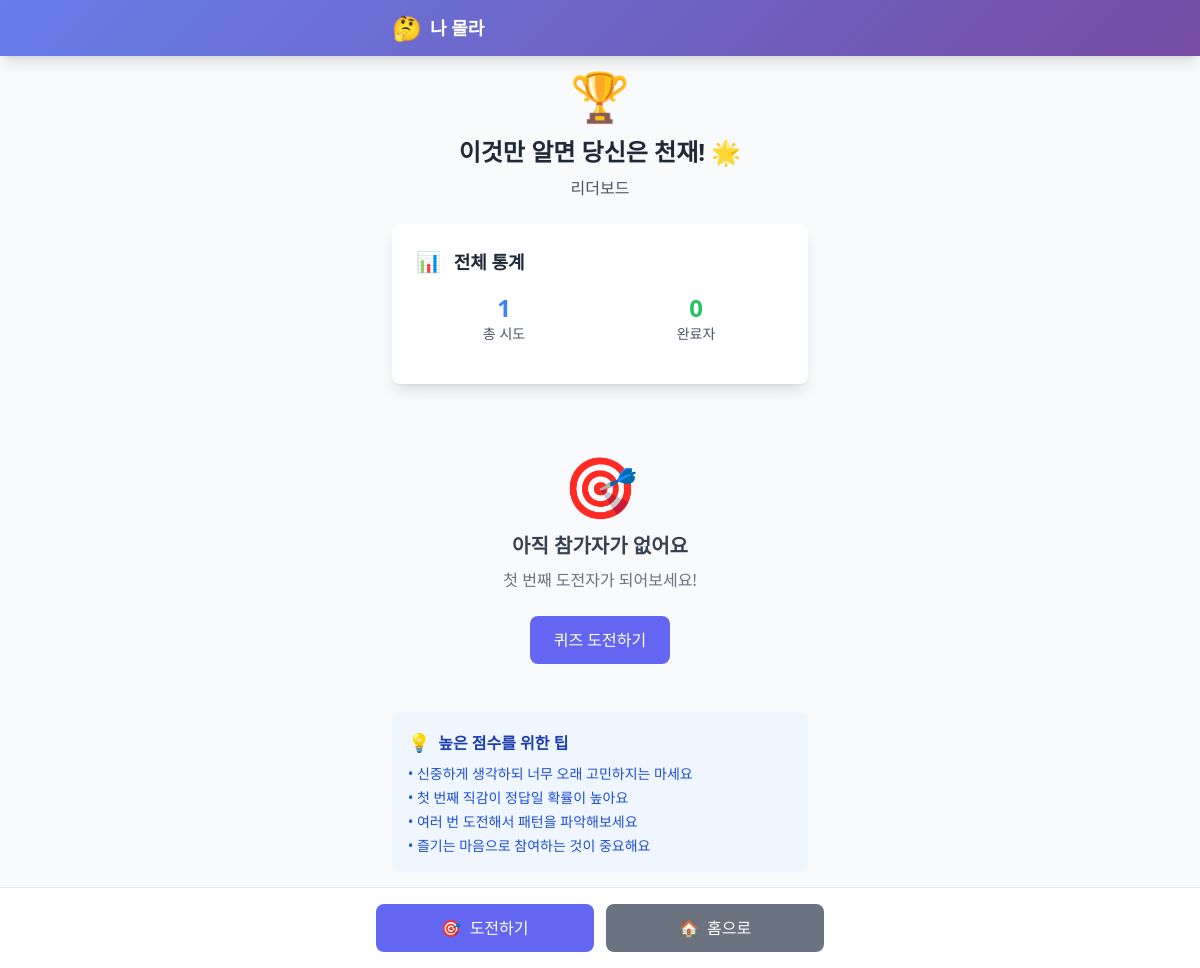
Screenshot of /quiz/3/leaderboard/ with the database file from the repository.
### quiz/models.py (models this page shows, shortened)
class Quiz(models.Model):
    title = models.CharField(max_length=200, verbose_name="퀴즈 제목")
    description = models.TextField(blank=True, verbose_name="설명")
    is_active = models.BooleanField(default=True, verbose_name="활성화")
    created_at = models.DateTimeField(auto_now_add=True)
    updated_at = models.DateTimeField(auto_now=True)
    class Meta:
        verbose_name = "퀴즈"
        verbose_name_plural = "퀴즈 목록"

class QuizStats(models.Model):
    quiz = models.OneToOneField(Quiz, on_delete=models.CASCADE, related_name='stats')
    total_attempts = models.IntegerField(default=0, verbose_name="총 시도 횟수")
    total_completions = models.IntegerField(default=0, verbose_name="총 완료 횟수")
    average_score = models.FloatField(default=0.0, verbose_name="평균 점수")
    highest_score = models.IntegerField(default=0, verbose_name="최고 점수")
    updated_at = models.DateTimeField(auto_now=True)
    class Meta:
        verbose_name = "퀴즈 통계"
        verbose_name_plural = "퀴즈 통계 목록"

### quiz/views.py (the view)
# urls.py: path('quiz/<int:quiz_id>/leaderboard/', views.leaderboard, name='leaderboard'),
def leaderboard(request, quiz_id):
    quiz = get_object_or_404(Quiz, id=quiz_id, is_active=True)
    top_sessions = UserSession.objects.filter(
        quiz=quiz,
        is_completed=True
    ).order_by('-score', 'completed_at')[:10]
    stats, created = QuizStats.objects.get_or_create(quiz=quiz)
    context = {
        'quiz': quiz,
        'top_sessions': top_sessions,
        'stats': stats,
    }
    return render(request, 'quiz/leaderboard.html', context)

### quiz/templates/quiz/leaderboard.html (shortened to what this page needs)
{% extends 'quiz/base.html' %}
{% block content %}
<div class="p-4">
    <div class="text-center mb-6 animate-fade-in">
        <div class="mb-4">
            <span class="text-5xl">🏆</span>
        </div>
        <h1 class="text-2xl font-bold text-gray-800 mb-2">{{ quiz.title }}</h1>
        <p class="text-gray-600">리더보드</p>
    </div>
    <div class="bg-white rounded-lg shadow-lg p-6 mb-6 animate-fade-in">
        <h2 class="text-lg font-semibold text-gray-800 mb-4">
            <span class="text-xl mr-2">📊</span>
            전체 통계
        </h2>
        <div class="grid grid-cols-2 gap-4 mb-4">
            <div class="text-center">
                <div class="text-2xl font-bold text-blue-500">{{ stats.total_attempts }}</div>
                <div class="text-sm text-gray-600">총 시도</div>
            </div>
            <div class="text-center">
                <div class="text-2xl font-bold text-green-500">{{ stats.total_completions }}</div>
                <div class="text-sm text-gray-600">완료자</div>
            </div>
        </div>
    </div>
    {% if top_sessions %}
    <div class="bg-white rounded-lg shadow-lg p-6 mb-6">
        <h2 class="text-lg font-semibold text-gray-800 mb-4">
            <span class="text-xl mr-2">🥇</span>
            TOP 10
        </h2>
        <div class="space-y-3">
            {% for session in top_sessions %}
            <div class="flex items-center p-3 rounded-lg {% if forloop.first %}bg-yellow-50 border-2 border-yellow-200{% elif forloop.counter == 2 %}bg-gray-50 border-2 border-gray-200{% elif forloop.counter == 3 %}bg-orange-50 border-2 border-orange-200{% else %}bg-gray-50{% endif %} animate-fade-in">
                <div class="flex-shrink-0 w-10 h-10 rounded-full flex items-center justify-center {% if forloop.first %}bg-yellow-500 text-white{% elif forloop.counter == 2 %}bg-gray-500 text-white{% elif forloop.counter == 3 %}bg-orange-500 text-white{% else %}bg-gray-300 text-gray-700{% endif %} font-bold">
                    {% if forloop.first %}
                        👑
                    {% elif forloop.counter == 2 %}
                        🥈
                    {% elif forloop.counter == 3 %}
                        🥉
                    {% else %}
                        {{ forloop.counter }}
                    {% endif %}
                </div>
                <div class="flex-1 ml-4">
                    <div class="font-semibold text-gray-800">{{ session.nickname }}</div>
                    <div class="text-sm text-gray-600">
                        {{ session.completed_at|date:"n월 j일 G:i" }}
                    </div>
                </div>
                <div class="text-right">
                    <div class="text-lg font-bold text-primary-500">
                        {{ session.score }}/{{ session.total_questions }}
                    </div>
                    <div class="text-sm text-gray-600">
                        {{ session.completion_percentage|floatformat:0 }}%
                    </div>
                </div>
            </div>
            {% endfor %}
        </div>
    </div>
    {% else %}
    <div class="text-center py-12 animate-fade-in">
        <div class="text-6xl mb-4">🎯</div>
        <h3 class="text-xl font-semibold text-gray-700 mb-2">아직 참가자가 없어요</h3>
        <p class="text-gray-500 mb-6">첫 번째 도전자가 되어보세요!</p>
        <a href="{% url 'quiz:quiz_detail' quiz.id %}"
           class="inline-block bg-primary-500 text-white py-3 px-6 rounded-lg font-medium hover:bg-primary-600 transition-colors touch-feedback">
            퀴즈 도전하기
        </a>
    </div>
    {% endif %}
    <div class="bg-blue-50 rounded-lg p-4">
        <h3 class="font-semibold text-blue-800 mb-2">
            <span class="text-lg mr-1">💡</span>
            높은 점수를 위한 팁
        </h3>
        <ul class="text-sm text-blue-700 space-y-1">
            <li>• 신중하게 생각하되 너무 오래 고민하지는 마세요</li>
            <li>• 첫 번째 직감이 정답일 확률이 높아요</li>
            <li>• 여러 번 도전해서 패턴을 파악해보세요</li>
            <li>• 즐기는 마음으로 참여하는 것이 중요해요</li>
        </ul>
    </div>
</div>
{% endblock %}
{% block bottom_actions %}
<div class="grid grid-cols-2 gap-3">
    <a href="{% url 'quiz:quiz_detail' quiz.id %}"
       class="bg-primary-500 text-white py-3 px-4 rounded-lg text-center font-medium hover:bg-primary-600 transition-colors touch-feedback">
        <span class="mr-1">🎯</span>
        도전하기
    </a>
    <a href="{% url 'quiz:home' %}"
       class="bg-gray-500 text-white py-3 px-4 rounded-lg text-center font-medium hover:bg-gray-600 transition-colors touch-feedback">
        <span class="mr-1">🏠</span>
        홈으로
    </a>
</div>
{% endblock %}

### quiz/templates/quiz/base.html (style rules this page uses)
body { -webkit-touch-callout: none; -webkit-user-select: none; -webkit-tap-highlight-color: transparent; overscroll-behavior: none; }
html { scroll-behavior: smooth; }
.touch-feedback { transition: all 0.15s ease; }

### rows the page displays
Quiz: title "이것만 알면 당신은 천재! 🌟"
QuizStats: total_attempts "1", total_completions "0"
